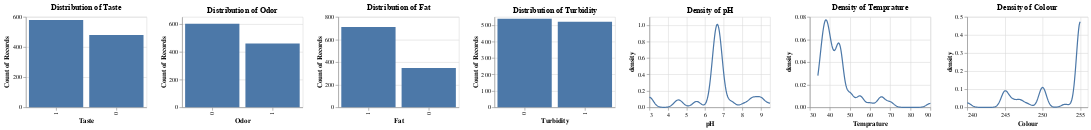

Notebook code for this chart:
### Markdown cell above
## 3. Univariate Analysis
* Distribution of each feature using the density kernal plots

### Code cell
categorical_columns = ['Taste','Odor','Fat ','Turbidity']
numerical_columns = ['pH','Temprature','Colour']


def create_plot(column):
    if column in categorical_columns:
        # Create a bar chart for categorical data
        return alt.Chart(data).mark_bar().encode(
            x=alt.X(f'{column}:N', sort='-y'),
            y=alt.Y('count():Q'),
            tooltip=[alt.Tooltip(f'{column}:N'), alt.Tooltip('count():Q')]
        ).properties(
            width=200,
            height=150,
            title=f'Distribution of {column}'
        )
    elif column in numerical_columns:
        # Create a KDE plot for numerical data
        return alt.Chart(data).transform_density(
            density=column,
            as_=[column, 'density'],
            extent=[data[column].min(), data[column].max()],
            bandwidth=(data[column].max() - data[column].min()) / 30  # Bandwidth heuristic
        ).mark_line().encode(
            x=alt.X(f'{column}:Q'),
            y=alt.Y('density:Q'),
            tooltip=[alt.Tooltip(f'{column}:Q'), alt.Tooltip('density:Q')]
        ).properties(
            width=200,
            height=150,
            title=f'Density of {column}'
        )

# Create the plots for each column
plots = [create_plot(col) for col in categorical_columns + numerical_columns]

# Concatenate all plots into one chart
composite_chart = alt.hconcat(*plots)

composite_chart

### Figure 1 — Vega-Lite specification as saved in the notebook (floating-point values rounded to 4 significant figures; data arrays with more than 128 entries replaced by an {"elided": "..."} marker saying what was removed)
{"config": {"view": {"continuousWidth": 300, "continuousHeight": 300}}, "hconcat": [{"mark": {"type": "bar"}, "encoding": {"tooltip": [{"field": "Taste", "type": "nominal"}, {"aggregate": "count", "type": "quantitative"}], "x": {"field": "Taste", "sort": "-y", "type": "nominal"}, "y": {"aggregate": "count", "type": "quantitative"}}, "height": 150, "title": "Distribution of Taste", "width": 200}, {"mark": {"type": "bar"}, "encoding": {"tooltip": [{"field": "Odor", "type": "nominal"}, {"aggregate": "count", "type": "quantitative"}], "x": {"field": "Odor", "sort": "-y", "type": "nominal"}, "y": {"aggregate": "count", "type": "quantitative"}}, "height": 150, "title": "Distribution of Odor", "width": 200}, {"mark": {"type": "bar"}, "encoding": {"tooltip": [{"field": "Fat ", "type": "nominal"}, {"aggregate": "count", "type": "quantitative"}], "x": {"field": "Fat ", "sort": "-y", "type": "nominal"}, "y": {"aggregate": "count", "type": "quantitative"}}, "height": 150, "title": "Distribution of Fat ", "width": 200}, {"mark": {"type": "bar"}, "encoding": {"tooltip": [{"field": "Turbidity", "type": "nominal"}, {"aggregate": "count", "type": "quantitative"}], "x": {"field": "Turbidity", "sort": "-y", "type": "nominal"}, "y": {"aggregate": "count", "type": "quantitative"}}, "height": 150, "title": "Distribution of Turbidity", "width": 200}, {"mark": {"type": "line"}, "encoding": {"tooltip": [{"field": "pH", "type": "quantitative"}, {"field": "density", "type": "quantitative"}], "x": {"field": "pH", "type": "quantitative"}, "y": {"field": "density", "type": "quantitative"}}, "height": 150, "title": "Density of pH", "transform": [{"density": "pH", "bandwidth": 0.2167, "extent": [3.0, 9.5], "as": ["pH", "density"]}], "width": 200}, {"mark": {"type": "line"}, "encoding": {"tooltip": [{"field": "Temprature", "type": "quantitative"}, {"field": "density", "type": "quantitative"}], "x": {"field": "Temprature", "type": "quantitative"}, "y": {"field": "density", "type": "quantitative"}}, "height": 150, "title": "Density of Temprature", "transform": [{"density": "Temprature", "bandwidth": 1.867, "extent": [34.0, 90.0], "as": ["Temprature", "density"]}], "width": 200}, {"mark": {"type": "line"}, "encoding": {"tooltip": [{"field": "Colour", "type": "quantitative"}, {"field": "density", "type": "quantitative"}], "x": {"field": "Colour", "type": "quantitative"}, "y": {"field": "density", "type": "quantitative"}}, "height": 150, "title": "Density of Colour", "transform": [{"density": "Colour", "bandwidth": 0.5, "extent": [240.0, 255.0], "as": ["Colour", "density"]}], "width": 200}], "data": {"name": "data-4bd1a24753d6b6b5be5ed78ab785d07c"}, "$schema": "https://vega.github.io/schema/vega-lite/v5.16.3.json", "datasets": {"data-4bd1a24753d6b6b5be5ed78ab785d07c": {"elided": "1059 records"}}}
